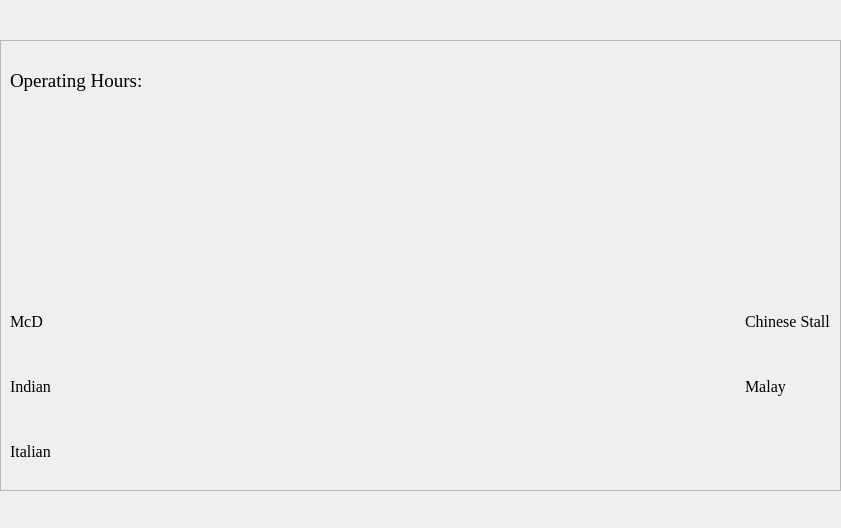
<?xml version="1.0" encoding="UTF-8"?>
<ui version="4.0">
 <class>OperatingHours</class>
 <widget class="QDialog" name="OperatingHours">
  <property name="geometry">
   <rect>
    <x>0</x>
    <y>0</y>
    <width>841</width>
    <height>528</height>
   </rect>
  </property>
  <property name="windowTitle">
   <string>Operating Hours</string>
  </property>
  <widget class="QScrollArea" name="scrollArea">
   <property name="geometry">
    <rect>
     <x>0</x>
     <y>40</y>
     <width>841</width>
     <height>451</height>
    </rect>
   </property>
   <property name="widgetResizable">
    <bool>true</bool>
   </property>
   <widget class="QWidget" name="scrollAreaWidgetContents">
    <property name="geometry">
     <rect>
      <x>0</x>
      <y>-555</y>
      <width>822</width>
      <height>1004</height>
     </rect>
    </property>
    <layout class="QGridLayout" name="gridLayout">
     <item row="4" column="0">
      <widget class="QLabel" name="McD_OH">
       <property name="font">
        <font>
         <family>Times New Roman</family>
         <pointsize>12</pointsize>
        </font>
       </property>
       <property name="text">
        <string>McD</string>
       </property>
      </widget>
     </item>
     <item row="1" column="0">
      <widget class="QLabel" name="Heading">
       <property name="font">
        <font>
         <family>Times New Roman</family>
         <pointsize>14</pointsize>
        </font>
       </property>
       <property name="text">
        <string>Operating Hours:</string>
       </property>
      </widget>
     </item>
     <item row="10" column="0">
      <widget class="QLabel" name="Italian_OH">
       <property name="font">
        <font>
         <family>Times New Roman</family>
         <pointsize>12</pointsize>
        </font>
       </property>
       <property name="text">
        <string>Italian</string>
       </property>
      </widget>
     </item>
     <item row="9" column="0">
      <widget class="QLabel" name="Italian_Logo">
       <property name="text">
        <string/>
       </property>
       <property name="pixmap">
        <pixmap>../Italian Stall.png</pixmap>
       </property>
      </widget>
     </item>
     <item row="2" column="0">
      <spacer name="horizontalSpacer_4">
       <property name="orientation">
        <enum>Qt::Horizontal</enum>
       </property>
       <property name="sizeHint" stdset="0">
        <size>
         <width>40</width>
         <height>20</height>
        </size>
       </property>
      </spacer>
     </item>
     <item row="7" column="0">
      <widget class="QLabel" name="Indian_OH">
       <property name="font">
        <font>
         <family>Times New Roman</family>
         <pointsize>12</pointsize>
        </font>
       </property>
       <property name="text">
        <string>Indian</string>
       </property>
      </widget>
     </item>
     <item row="6" column="2">
      <widget class="QLabel" name="Malay_Logo">
       <property name="text">
        <string/>
       </property>
       <property name="pixmap">
        <pixmap>../Malay Stall.png</pixmap>
       </property>
       <property name="scaledContents">
        <bool>false</bool>
       </property>
      </widget>
     </item>
     <item row="11" column="0">
      <spacer name="horizontalSpacer_3">
       <property name="orientation">
        <enum>Qt::Horizontal</enum>
       </property>
       <property name="sizeHint" stdset="0">
        <size>
         <width>40</width>
         <height>20</height>
        </size>
       </property>
      </spacer>
     </item>
     <item row="3" column="1">
      <spacer name="verticalSpacer">
       <property name="orientation">
        <enum>Qt::Vertical</enum>
       </property>
       <property name="sizeHint" stdset="0">
        <size>
         <width>20</width>
         <height>40</height>
        </size>
       </property>
      </spacer>
     </item>
     <item row="3" column="2">
      <widget class="QLabel" name="Chinese_Logo">
       <property name="text">
        <string/>
       </property>
       <property name="pixmap">
        <pixmap>../Chinese.png</pixmap>
       </property>
       <property name="scaledContents">
        <bool>true</bool>
       </property>
      </widget>
     </item>
     <item row="5" column="0">
      <spacer name="horizontalSpacer">
       <property name="orientation">
        <enum>Qt::Horizontal</enum>
       </property>
       <property name="sizeHint" stdset="0">
        <size>
         <width>40</width>
         <height>20</height>
        </size>
       </property>
      </spacer>
     </item>
     <item row="7" column="2">
      <widget class="QLabel" name="Malay_OH">
       <property name="font">
        <font>
         <family>Times New Roman</family>
         <pointsize>12</pointsize>
        </font>
       </property>
       <property name="text">
        <string>Malay</string>
       </property>
      </widget>
     </item>
     <item row="6" column="0">
      <widget class="QLabel" name="India_Logo">
       <property name="text">
        <string/>
       </property>
       <property name="pixmap">
        <pixmap>../Indian Stall.png</pixmap>
       </property>
       <property name="scaledContents">
        <bool>true</bool>
       </property>
      </widget>
     </item>
     <item row="8" column="0">
      <spacer name="horizontalSpacer_2">
       <property name="orientation">
        <enum>Qt::Horizontal</enum>
       </property>
       <property name="sizeHint" stdset="0">
        <size>
         <width>40</width>
         <height>20</height>
        </size>
       </property>
      </spacer>
     </item>
     <item row="3" column="0">
      <widget class="QLabel" name="McD_Logo">
       <property name="text">
        <string/>
       </property>
       <property name="pixmap">
        <pixmap>../McD.png</pixmap>
       </property>
       <property name="scaledContents">
        <bool>true</bool>
       </property>
      </widget>
     </item>
     <item row="4" column="2">
      <widget class="QLabel" name="Chinese_OH">
       <property name="font">
        <font>
         <family>Times New Roman</family>
         <pointsize>12</pointsize>
        </font>
       </property>
       <property name="text">
        <string>Chinese Stall</string>
       </property>
      </widget>
     </item>
     <item row="0" column="0">
      <spacer name="horizontalSpacer_5">
       <property name="orientation">
        <enum>Qt::Horizontal</enum>
       </property>
       <property name="sizeHint" stdset="0">
        <size>
         <width>40</width>
         <height>20</height>
        </size>
       </property>
      </spacer>
     </item>
    </layout>
   </widget>
  </widget>
  <widget class="QLabel" name="BG">
   <property name="geometry">
    <rect>
     <x>0</x>
     <y>0</y>
     <width>841</width>
     <height>531</height>
    </rect>
   </property>
   <property name="text">
    <string/>
   </property>
   <property name="pixmap">
    <pixmap>../food_bg.jpg</pixmap>
   </property>
   <property name="scaledContents">
    <bool>true</bool>
   </property>
  </widget>
  <zorder>BG</zorder>
  <zorder>scrollArea</zorder>
 </widget>
 <resources/>
 <connections/>
</ui>
